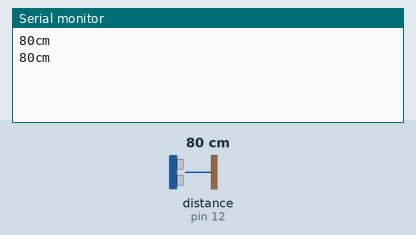
Bench run of a sketch on a simulated Arduino Uno, built with avr-gcc and run on an emulated ATmega328P. On the bench: the last lines printed to the serial monitor. Inputs (shaded band) come from the test bench; at power-on: distance to the obstacle (sensor on pin 12) 80 cm. The echo pulse lasts 58.3 µs per cm.

Above: at 2.2 s.
2.3 s: distance to the obstacle (sensor on pin 12) set to 2 cm
At 3.6 s:
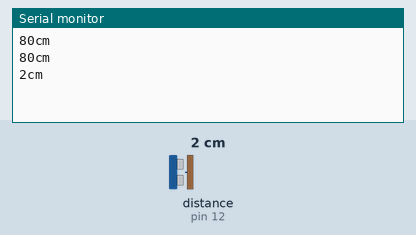
3.8 s: distance to the obstacle (sensor on pin 12) set to 4 cm
At 4.9 s:
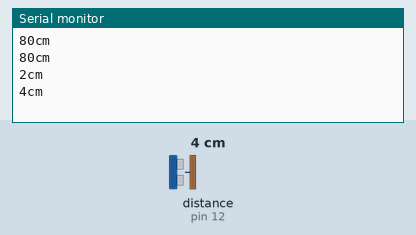
Timing chart, 0 to 6.8 s (numbered marks = the images above; inputs shaded):
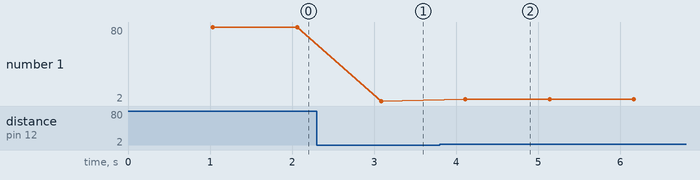

Measured:
- after the input at 2.3 s, the serial monitor: prints a new line after 0.79 s (image 1)
- after the input at 3.8 s, the serial monitor: prints a new line after 0.31 s (image 2)
- plotted number 1: 80 → 2 after the input at 2.3 s, 2 → 4 after the input at 3.8 s

The sketch:

ultrasonicSensor.ino
```cpp
#include "SR04.h"

const int tringPin = 12;
const int echoPin = 11;

SR04 sr04Sensor = SR04(echoPin, tringPin);


void setup() {
  Serial.begin(9600);
  delay(1000);
}


void loop() {
  Serial.print(sr04Sensor.Distance());
  Serial.println("cm");
  delay(1000);
}
```
